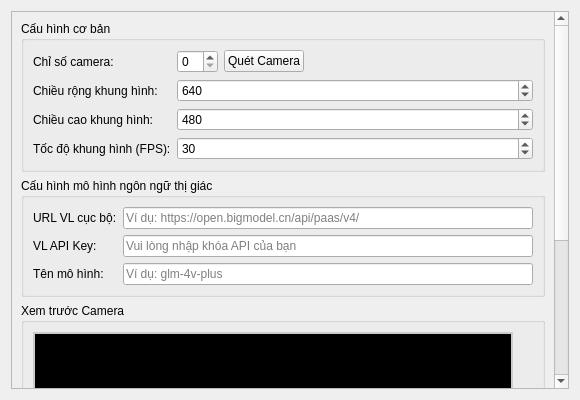
<?xml version="1.0" encoding="UTF-8"?>
<ui version="4.0">
 <class>CameraWidget</class>
 <widget class="QWidget" name="CameraWidget">
  <property name="geometry">
   <rect>
    <x>0</x>
    <y>0</y>
    <width>580</width>
    <height>400</height>
   </rect>
  </property>
  <property name="windowTitle">
   <string>Camera</string>
  </property>
  <layout class="QVBoxLayout" name="verticalLayout">
   <item>
    <widget class="QScrollArea" name="scrollArea">
     <property name="widgetResizable">
      <bool>true</bool>
     </property>
     <widget class="QWidget" name="scrollAreaWidgetContents">
      <property name="geometry">
       <rect>
        <x>0</x>
        <y>0</y>
        <width>578</width>
        <height>380</height>
       </rect>
      </property>
      <layout class="QVBoxLayout" name="contentLayout">
       <item>
        <widget class="QGroupBox" name="camera_basic_group">
         <property name="title">
          <string>Cấu hình cơ bản</string>
         </property>
         <layout class="QFormLayout" name="basic_layout">
          <item row="0" column="0">
           <widget class="QLabel" name="label_camera_index">
            <property name="text">
             <string>Chỉ số camera:</string>
            </property>
           </widget>
          </item>
          <item row="0" column="1">
           <layout class="QHBoxLayout" name="camera_index_layout">
            <item>
             <widget class="QSpinBox" name="camera_index_spin">
              <property name="minimum">
               <number>0</number>
              </property>
              <property name="maximum">
               <number>10</number>
              </property>
             </widget>
            </item>
            <item>
             <widget class="QPushButton" name="scan_camera_btn">
              <property name="text">
               <string>Quét Camera</string>
              </property>
             </widget>
            </item>
            <item>
             <spacer name="horizontalSpacer">
              <property name="orientation">
               <enum>Qt::Horizontal</enum>
              </property>
              <property name="sizeHint" stdset="0">
               <size>
                <width>40</width>
                <height>20</height>
               </size>
              </property>
             </spacer>
            </item>
           </layout>
          </item>
          <item row="1" column="0">
           <widget class="QLabel" name="label_frame_width">
            <property name="text">
             <string>Chiều rộng khung hình:</string>
            </property>
           </widget>
          </item>
          <item row="1" column="1">
           <widget class="QSpinBox" name="frame_width_spin">
            <property name="minimum">
             <number>320</number>
            </property>
            <property name="maximum">
             <number>3840</number>
            </property>
            <property name="singleStep">
             <number>160</number>
            </property>
            <property name="value">
             <number>640</number>
            </property>
           </widget>
          </item>
          <item row="2" column="0">
           <widget class="QLabel" name="label_frame_height">
            <property name="text">
             <string>Chiều cao khung hình:</string>
            </property>
           </widget>
          </item>
          <item row="2" column="1">
           <widget class="QSpinBox" name="frame_height_spin">
            <property name="minimum">
             <number>240</number>
            </property>
            <property name="maximum">
             <number>2160</number>
            </property>
            <property name="singleStep">
             <number>120</number>
            </property>
            <property name="value">
             <number>480</number>
            </property>
           </widget>
          </item>
          <item row="3" column="0">
           <widget class="QLabel" name="label_fps">
            <property name="text">
             <string>Tốc độ khung hình (FPS):</string>
            </property>
           </widget>
          </item>
          <item row="3" column="1">
           <widget class="QSpinBox" name="fps_spin">
            <property name="minimum">
             <number>1</number>
            </property>
            <property name="maximum">
             <number>60</number>
            </property>
            <property name="value">
             <number>30</number>
            </property>
           </widget>
          </item>
         </layout>
        </widget>
       </item>
       <item>
        <widget class="QGroupBox" name="vl_group">
         <property name="title">
          <string>Cấu hình mô hình ngôn ngữ thị giác</string>
         </property>
         <layout class="QFormLayout" name="vl_layout">
          <item row="0" column="0">
           <widget class="QLabel" name="label_local_vl_url">
            <property name="text">
             <string>URL VL cục bộ:</string>
            </property>
           </widget>
          </item>
          <item row="0" column="1">
           <widget class="QLineEdit" name="local_vl_url_edit">
            <property name="placeholderText">
             <string>Ví dụ: https://open.bigmodel.cn/api/paas/v4/</string>
            </property>
           </widget>
          </item>
          <item row="1" column="0">
           <widget class="QLabel" name="label_vl_api_key">
            <property name="text">
             <string>VL API Key:</string>
            </property>
           </widget>
          </item>
          <item row="1" column="1">
           <widget class="QLineEdit" name="vl_api_key_edit">
            <property name="echoMode">
             <enum>QLineEdit::Password</enum>
            </property>
            <property name="placeholderText">
             <string>Vui lòng nhập khóa API của bạn</string>
            </property>
           </widget>
          </item>
          <item row="2" column="0">
           <widget class="QLabel" name="label_models">
            <property name="text">
             <string>Tên mô hình:</string>
            </property>
           </widget>
          </item>
          <item row="2" column="1">
           <widget class="QLineEdit" name="models_edit">
            <property name="placeholderText">
             <string>Ví dụ: glm-4v-plus</string>
            </property>
           </widget>
          </item>
         </layout>
        </widget>
       </item>
       <item>
        <widget class="QGroupBox" name="preview_group">
         <property name="title">
          <string>Xem trước Camera</string>
         </property>
         <layout class="QVBoxLayout" name="preview_layout">
          <item>
           <widget class="QLabel" name="preview_label">
            <property name="minimumSize">
             <size>
              <width>320</width>
              <height>240</height>
             </size>
            </property>
            <property name="maximumSize">
             <size>
              <width>480</width>
              <height>360</height>
             </size>
            </property>
            <property name="styleSheet">
             <string>border: 2px solid #ccc; background-color: #000;</string>
            </property>
            <property name="text">
             <string>Vùng xem trước camera
Nhấp để làm mới xem trước hoặc thay đổi chỉ số camera</string>
            </property>
            <property name="alignment">
             <set>Qt::AlignCenter</set>
            </property>
           </widget>
          </item>
          <item>
           <layout class="QHBoxLayout" name="preview_controls_layout">
            <item>
             <widget class="QPushButton" name="start_preview_btn">
              <property name="text">
               <string>Bắt đầu xem trước</string>
              </property>
             </widget>
            </item>
            <item>
             <widget class="QPushButton" name="stop_preview_btn">
              <property name="text">
               <string>Dừng xem trước</string>
              </property>
              <property name="enabled">
               <bool>false</bool>
              </property>
             </widget>
            </item>
            <item>
             <spacer name="preview_spacer">
              <property name="orientation">
               <enum>Qt::Horizontal</enum>
              </property>
              <property name="sizeHint" stdset="0">
               <size>
                <width>40</width>
                <height>20</height>
               </size>
              </property>
             </spacer>
            </item>
           </layout>
          </item>
         </layout>
        </widget>
       </item>
       <item>
        <spacer name="verticalSpacer">
         <property name="orientation">
          <enum>Qt::Vertical</enum>
         </property>
         <property name="sizeHint" stdset="0">
          <size>
           <width>20</width>
           <height>20</height>
          </size>
         </property>
        </spacer>
       </item>
      </layout>
     </widget>
    </widget>
   </item>
  </layout>
 </widget>
 <resources/>
 <connections/>
</ui>
